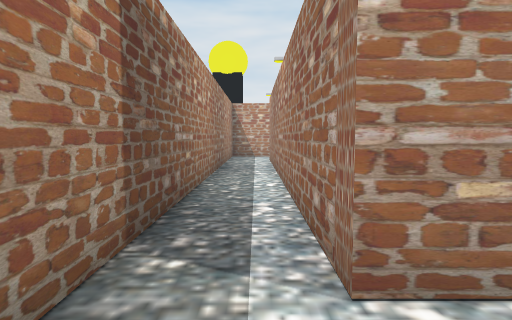
View 1 (above)

20 first-person views from a walk through a scene from a Unity 3-D project. The camera is 1.3 m above the floor, tilts 4° down and sees 75° across. The floor is counted in squares, 1.2 m on a side. Each view is taken from the middle of a square. On the plan, view 1 faces up. The plan holds only what a view shows up to about 13 squares ahead; the rest is blank. The place goes on beyond the plan. The player is left out.

View 2
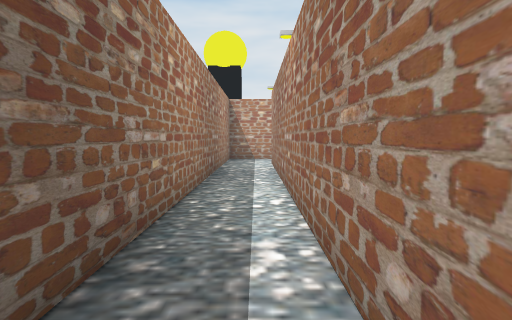

View 3
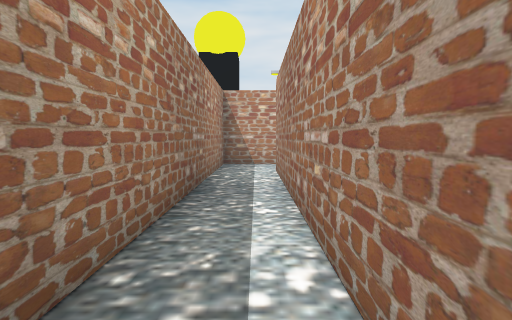

View 4
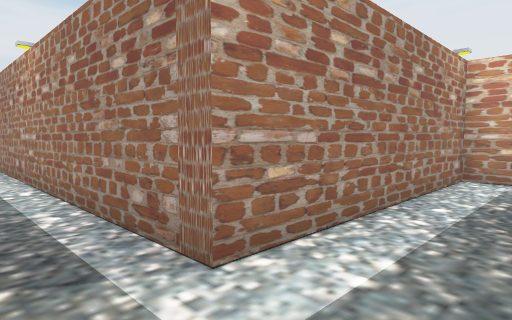

View 5
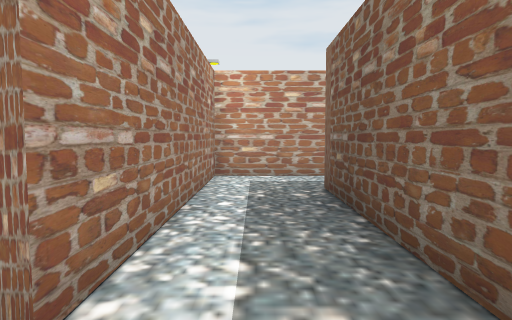

View 6
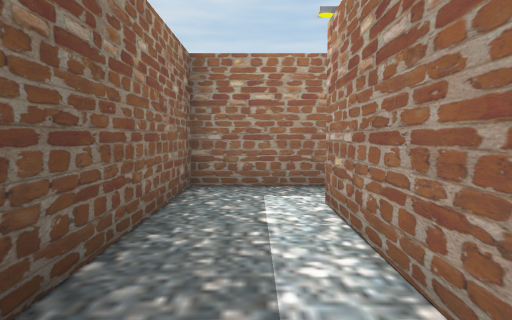

View 7
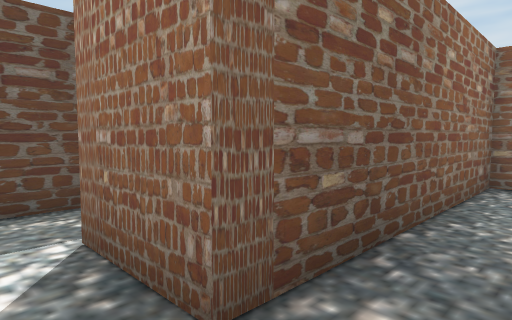

View 8
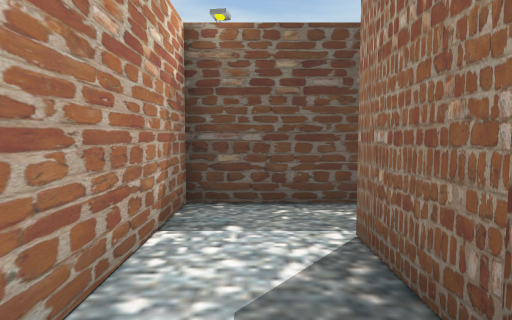

View 9
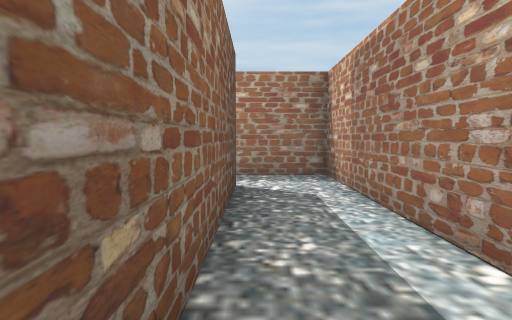

View 10
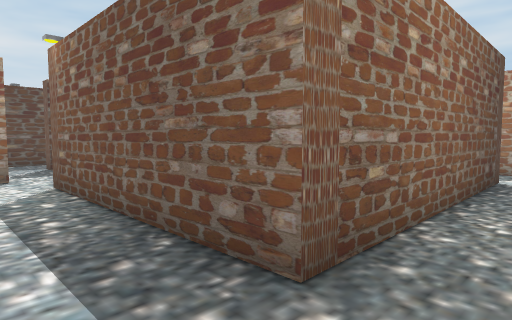

View 11
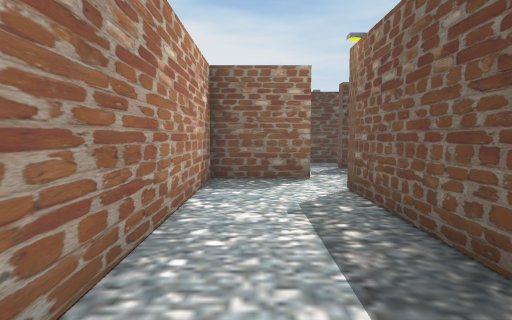

View 12
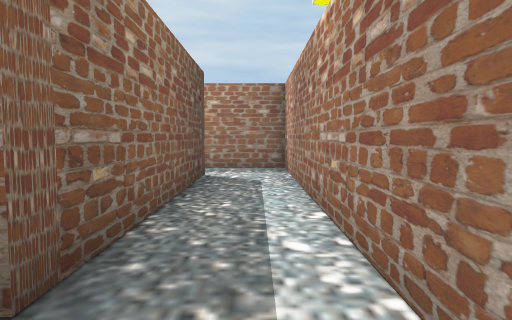

View 13
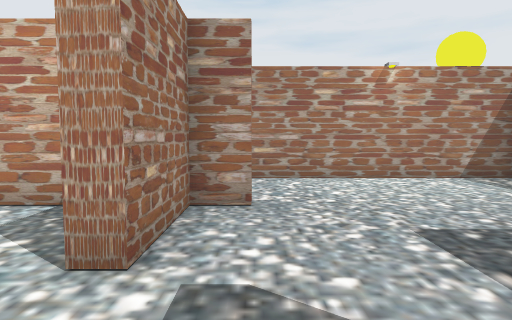

View 14
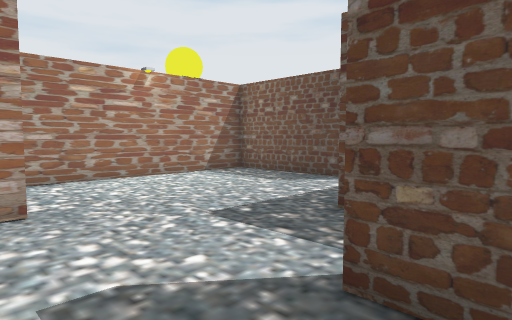

View 15
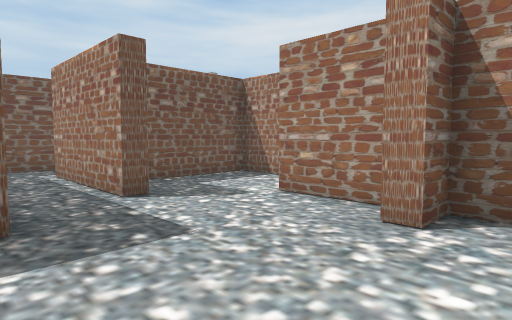

View 16
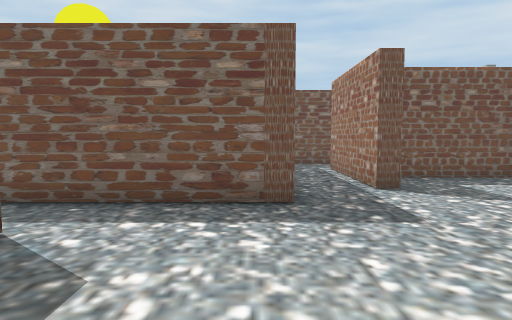

View 17
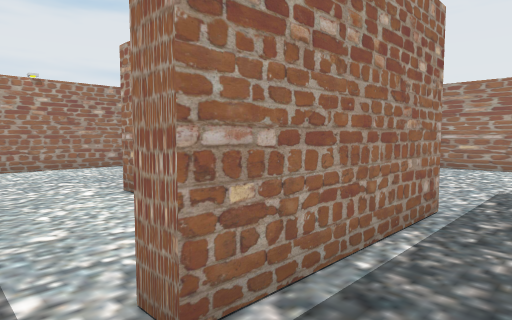

View 18
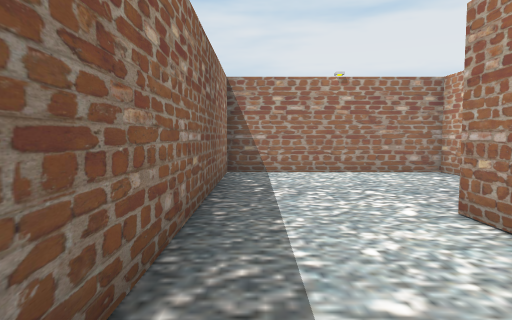

View 19
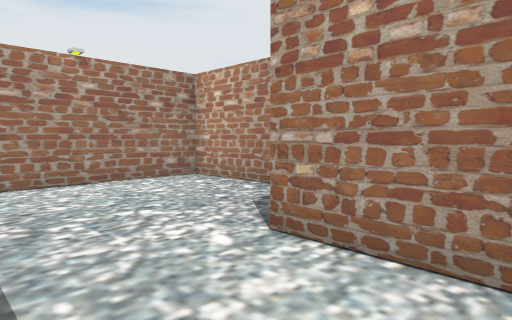

View 20
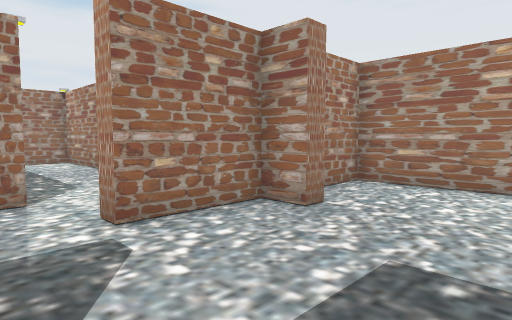

### Floor plan
Ten units are one square. View 1 is at (0, 0); x grows to the right and y downward. Boxes are objects, and circles mark ways between rooms. Rooms are numbered by the first view taken in them; rooms with no view inside come last. Other rooms are left out.
<svg viewBox="-18 -185 169 216">
<path fill="none" stroke="#000" d="M11 -85 11 -75M6 -24 6 -144M15 -156 81 -156 81 -91M44 -151 35 -151M66 -21 14 -21M112 -95 112 -172M46 -180 -13 -180 -13 4 59 4 59 26M81 25 81 -21M105 -180 56 -180M75 -26 86 -26 86 5M81 -21 66 -21M61 -50 72 -50 72 -45 29 -45 29 -50M106 8 146 8 146 -70 117 -70 117 -61 112 -61 112 -70 86 -70 86 -75 112 -75 112 -95M81 -91 53 -91 53 -58M11 -55 11 -35M76 -121 76 -151 44 -151M48 -72 48 -96M35 -151 15 -151M11 -75 11 -55M11 -145 11 -85"/>
<rect x="5" y="-25" width="10" height="10" fill="#bbb"><title>other object</title></rect>
<rect x="5" y="-155" width="10" height="10" fill="#bbb"><title>other object</title></rect>
<circle cx="95" cy="-90" r="3" fill="#2a7"/>
<circle cx="20" cy="-50" r="3" fill="#2a7"/>
<text x="10" y="-80">1</text>
<text x="90" y="-40">2</text>
<text x="40" y="-110">3</text>
</svg>
Room 1 opens to room 2. Room 2 opens to room 3.

Where each view was taken, in squares from view 1:
view 1: 0 up, 0 right, facing up
view 2: 2 up, 0 right, facing up
view 3: 5 up, 0 right, facing up
view 4: 0 up, 1 left, facing up-right
view 5: 1 up, 1 left, facing right
view 6: 1 up, 6 right, facing left
view 7: 1 up, 7 right, facing down-left
view 8: 1 up, 7 right, facing down
view 9: 16 up, 8 right, facing left
view 10: 17 up, 10 right, facing down-left
view 11: 16 up, 10 right, facing down
view 12: 17 up, 10 right, facing left
view 13: 6 up, 6 right, facing right
view 14: 7 up, 6 right, facing down-right
view 15: 2 up, 13 right, facing up-left
view 16: 2 up, 14 right, facing left
view 17: 3 up, 2 right, facing up-right
view 18: 5 up, 2 right, facing up
view 19: 7 up, 2 right, facing up-right
view 20: 3 up, 7 right, facing up-right
